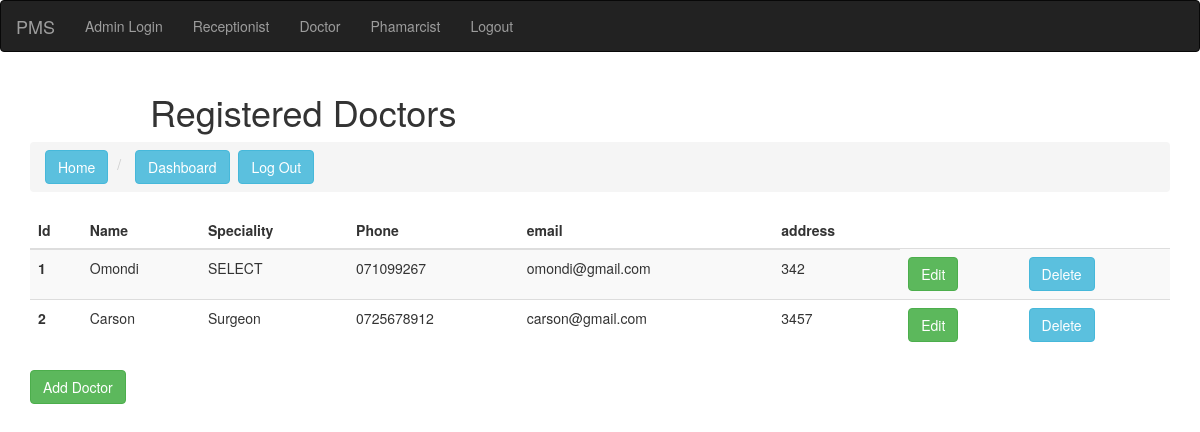
/view_doctor/, run on the app's committed database.
### patient/models.py (models this page shows, shortened)
class Doctor(models.Model):
    gender_choice = Choices('SELECT','male','female')
    speciality_choice = Choices('SELECT','Surgeon','Dentist','Orthopaedic','Optician','General Doctor','Gynacologist')
    Name = models.CharField(max_length=100, default=None)
    Speciality = models.CharField(max_length=100 ,choices=speciality_choice, default=speciality_choice.SELECT)
    Address = models.CharField(max_length=100 , default=None)
    Email = models.CharField(max_length=100 , default=None)
    Phone = models.CharField(max_length=100 , default=None)
    gender = models.CharField(max_length=100 , choices=gender_choice,default=gender_choice.SELECT)

### patient/views.py (the view)
# urls.py: path('view_doctor/', views.view_doctor, name='view_doctor'),
def view_doctor(request):
    context = {"view_doctor": Doctor.objects.all()}
    return render(request, "doctor_list.html", context)

### patient/templates/doctor_list.html
{% extends 'base.html' %}
{% block content %}
{% load static %}
<body>
    <div class="container">
      <h1 style="margin-left:120px;">Registered Doctors</h1>
        <ul class="breadcrumb">
            <li><a class="btn btn-info" href="{% url 'home' %}">Home</a></li>
            <li><a class="btn btn-info" style="margin-left:5px;" href="{% url 'dashboard' %}">Dashboard</a></li>
            <a href="{% url 'login' %}"><button class="btn btn-info" style="margin-left:5px;">Log Out</button></a>
        </ul>
<table class="table table-striped" id="tabledel">
  <thead class="boarder-bottom font-weight-bold">
    <tr>
      <th scope="col">Id</th>
      <th scope="col">Name</th>
      <th scope="col">Speciality</th>
      <th scope="col">Phone</th>
      <th scope="col">email</th>
      <th scope="col">address</th>
    </tr>
  </thead>
  <tbody>
  {% for doc in view_doctor %}
      <tr>
      <th scope="row">{{doc.id}}</th>
      <td>{{doc.Name}}</td>
      <td>{{doc.Speciality}}</td>
      <td>{{doc.Phone}}</td>
      <td>{{doc.Email}}</td>
      <td>{{doc.Address}}</td>
        <td><a class="btn btn-success" href="{% url 'edit_doctor' %}">Edit</a></td>
        <td><a class="btn btn-info" href="{% url 'delete_doctor' %}">Delete</a></td>
    </tr>
  {% endfor %}
  </tbody>
</table>
<a class="btn btn-success" href="{% url 'add_doctor' %}">Add Doctor</a>
    </div>
{% endblock %}

### data on the page
Doctor: id "1", Name "Omondi", Speciality "SELECT", Phone "071099267", Email "omondi@gmail.com", Address "342"
Doctor: id "2", Name "Carson", Speciality "Surgeon", Phone "0725678912", Email "carson@gmail.com", Address "3457"
